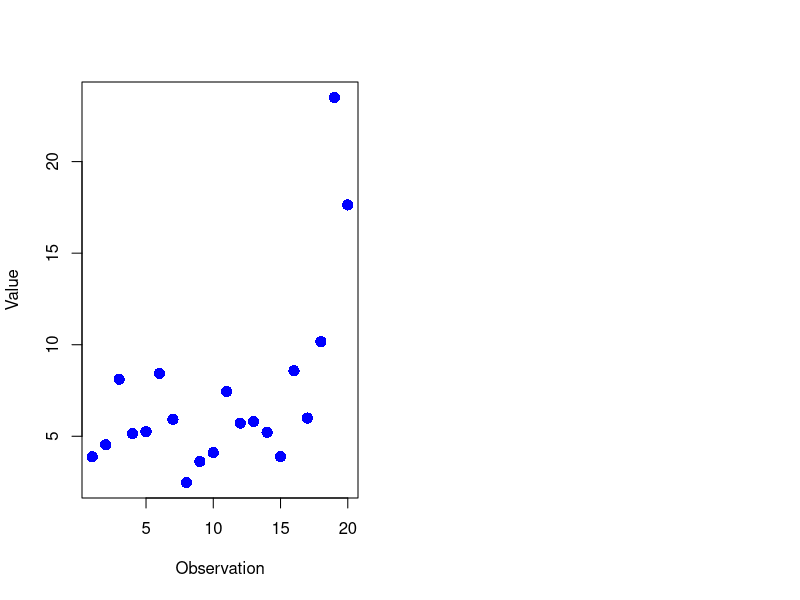

The R source for this figure: (Note: this script raises an error after producing the figure.)
# Simulate data with an outlier
set.seed(123)
data <- c(rnorm(17, mean = 5, sd = 2), rnorm(3, mean = 20, sd = 5))

# Identify the outlier using the median absolute deviation (MAD) method
mad <- median(abs(data - median(data)))
outliers <- which(abs(data - median(data)) > 2 * mad)

# Set up a multi-panel layout for two plots side by side
par(mfrow=c(1,2))

# Plot the data with outliers
plot(data, pch = 16, cex = 1.5, col = "blue", xlab = "Observation", ylab = "Value")
if (length(outlier) > 0) {
  points(outlier, data[outlier], pch = 16, cex = 1.5, col = "red")
  legend("topleft", legend = "Outlier", pch = 16, col = "red", cex = 1.2)
}

# Replace the outliers with the median of the data
data_without_outliers <- data
data_without_outliers[outliers] <- median(data)

# Plot the data without outliers
plot(data_without_outliers, pch = 16, cex = 1.5, col = "blue", xlab = "Observation", ylab = "Value")